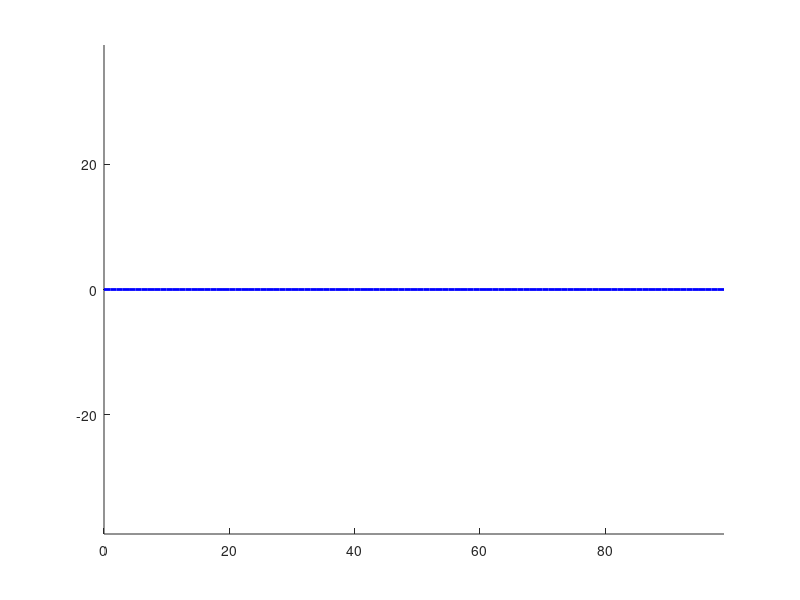

Source code (MATLAB): (Note: this script raises an error after producing the figure.)
% reset state
clear; clc;

% USER INPUT ==============================================================

% car trajectory
path = zeros(100, 7);
path(:, 1) = 0 : size(path, 1) - 1;
path(:, 2) = 0 : size(path, 1) - 1;

% bounding box padding
padding = [ 5 ; 20 ; 20 ];

% bottom feature plane
Ib = uint8(zeros(20, 5));
Ib( 3, 3) = 1;
Ib(15, 2) = 1;

% top feature plane
It = uint8(zeros(20, 5));
It(2, 3) = 1;

% back feature plane
Ik = uint8(zeros(5, 5));
Ik( 2,  1) = 1;

% front feature plane
If = uint8(zeros(5, 5));
If( 4,  4) = 1;

% left feature plane
Il = uint8(zeros(20, 5));

% right feature plane
Ir = uint8(zeros(20, 5));
Ir(13, 3) = 1;
Ir( 5, 2) = 1;
Ir( 8, 1) = 1;

% landmarks per plane
samples = 30;

% RNG seed
rng(0);

%==========================================================================

% reset figure
clf; hold on; axis equal;

% compute bounds
bounds = zeros(3, 2);
bounds(:, 1) = min(path(:, 2:4))' - padding / 2;
bounds(:, 2) = max(path(:, 2:4))' + padding / 2;

% plot trajectory
plot3(path(:, 2), path(:, 3), path(:, 4), 'b-', 'LineWidth', 2);

% open output files
box_file = fopen('boxes.csv', 'w');
landmark_file = fopen('landmark.csv', 'w');

% plot bottom plane
[ ~, B, P ] = plotplane(Ib, bounds, 1, 2, 0, samples);
writeboxes(box_file, B);
writelandmarks(landmark_file, P);

% plot top plane
[ ~, B, P ] = plotplane(It, bounds, 1, 2, 1, samples);
writeboxes(box_file, B);
writelandmarks(landmark_file, P);

% plot back plane
[ ~, B, P ] = plotplane(Ik, bounds, 2, 3, 0, samples);
writeboxes(box_file, B);
writelandmarks(landmark_file, P);

% plot front plane
[ ~, B, P ] = plotplane(If, bounds, 2, 3, 1, samples);
writeboxes(box_file, B);
writelandmarks(landmark_file, P);

% plot left plane
[ ~, B, P ] = plotplane(Il, bounds, 1, 3, 0, samples);
writeboxes(box_file, B);
writelandmarks(landmark_file, P);

% plot right plane
[ ~, B, P ] = plotplane(Ir, bounds, 1, 3, 1, samples);
writeboxes(box_file, B);
writelandmarks(landmark_file, P);

% close output files
fclose(box_file);
fclose(landmark_file);
csvwrite('path.csv', path);